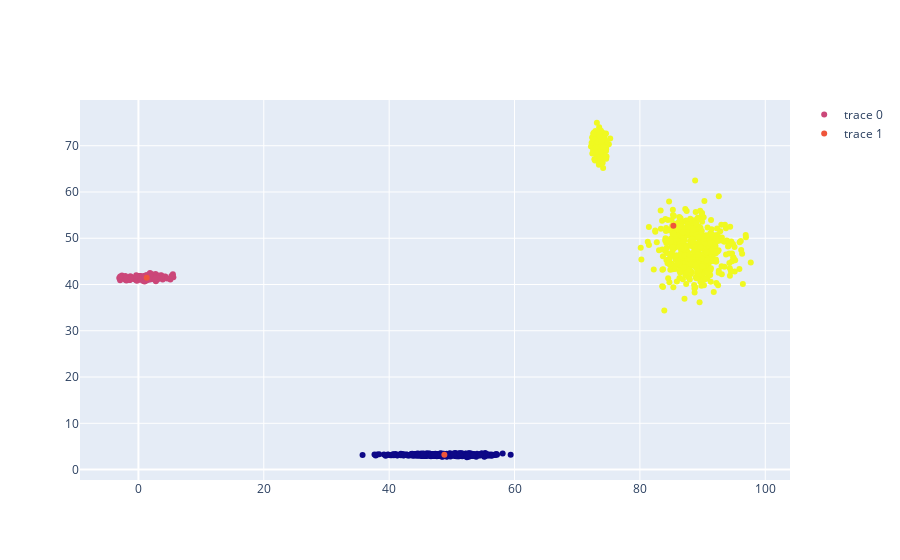

The notebook cell saved with this chart:
### Code cell
M = 4
N = 2
X = np.random.randn(N, M)
X
start = np.array([[40,0],
         [20,40],
        #  [90,40],
         [70,70]
         ])
start.shape
model = KMeans(K = 3, init= start)
model.fit(data[:,0:2])
print(model.predict(data[:,0:2]))

fig = go.Figure()
fig.add_trace(go.Scatter( x = data[:,0],y  = data[:,1],mode ='markers' ,marker = dict(color = model.predict(data[:,0:2]))))
fig.add_trace(go.Scatter(x = model.init[:,0],y = model.init[:,1],mode = 'markers'))

### Figure 1 — Plotly figure (JSON) as saved in the notebook; plotly's stock layout.template omitted (floating-point values rounded to 4 significant figures; data arrays with more than 128 entries replaced by an {"elided": "..."} marker saying what was removed)
{"data": [{"marker": {"color": {"elided": "1261 int values"}}, "mode": "markers", "type": "scatter", "x": {"elided": "1261 float values"}, "y": {"elided": "1261 float values"}}, {"mode": "markers", "type": "scatter", "x": [48.8, 1.324, 85.34], "y": [3.181, 41.47, 52.71]}], "layout": {}}
